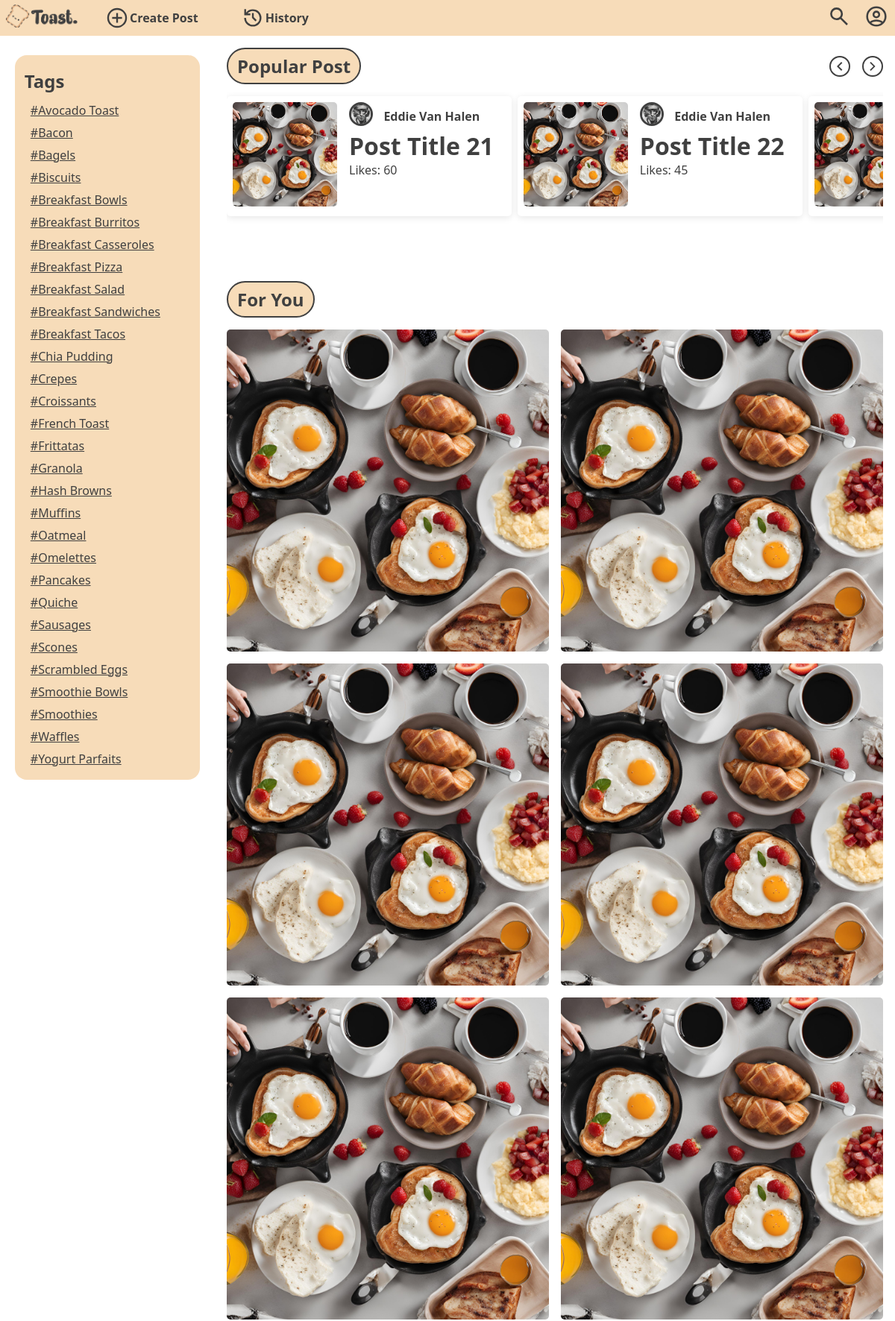
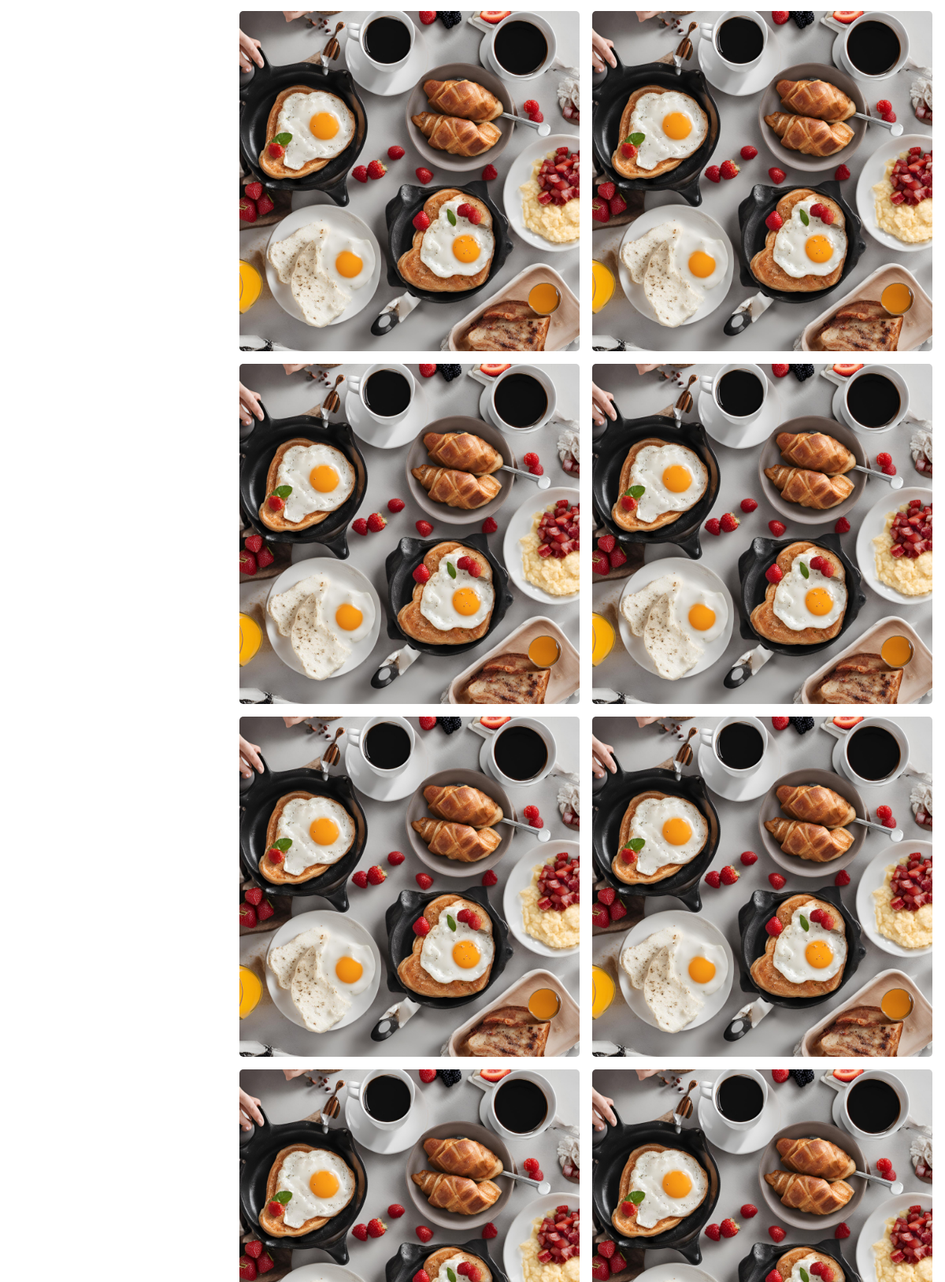
The page / (upper part) on the database its author committed (2 pictures, top to bottom).
### tables this page shows
CREATE TABLE `tags` (
  `Tag_ID` int(11) NOT NULL,
  `Tag_Category` varchar(255) NOT NULL
);

CREATE TABLE `post` (
  `Post_ID` int(11) NOT NULL,
  `Post_Title` varchar(255) NOT NULL,
  `Post_Desc` text DEFAULT NULL,
  `Post_Content` text NOT NULL,
  `Post_Likes` int(11) DEFAULT 0,
  `Post_Dislikes` int(11) DEFAULT 0,
  `Post_Image_ID` varchar(255) DEFAULT NULL,
  `Profile_ID` int(11) DEFAULT NULL
);

CREATE TABLE `profile` (
  `Profile_ID` int(11) NOT NULL,
  `Profile_Name` varchar(255) DEFAULT NULL,
  `Profile_Email` varchar(255) NOT NULL,
  `Profile_Desc` text DEFAULT NULL,
  `Profile_Password` varchar(255) NOT NULL,
  `Profile_Image_ID` varchar(255) DEFAULT NULL
);

### php/tagsDisplay.php (the view, shortened to what this page needs)
<?php
require 'db_connection.php';
$query = "SELECT * FROM TAGS";
$result = mysqli_query($connection, $query);
if (mysqli_num_rows($result) > 0) {
    while ($row = mysqli_fetch_assoc($result)) {
        $tagID = $row['Tag_ID'];
        $tagName = $row['Tag_Category'];
        echo '<li><a href="corresponding_to_the_tags.php?tag_id=' . $tagID . '" class="tagItem">' . $tagName . '</a></li>';
    }
} else {
    echo 'No tags found.';
}
?>

### php/card1_Display.php (shortened to what this page needs)
<?php
include 'db_connection.php';
$query = "SELECT p.Post_ID AS postID, p.Post_Title AS title, p.Post_Image_ID AS food_image,
                 u.Profile_Image_ID AS profile_image, u.Profile_Name AS username, p.Post_Likes AS likes
          FROM POST p
          JOIN PROFILE u ON p.Profile_ID = u.Profile_ID
          ORDER BY p.Post_Likes DESC
          LIMIT 10";
$result = mysqli_query($connection, $query);
$recipes = [];
if ($result && mysqli_num_rows($result) > 0) {
    while ($row = mysqli_fetch_assoc($result)) {
        $recipes[] = $row;
    }
}
$recipeCount = min(count($recipes), 6);
for ($i = 0; $i < $recipeCount; $i++):
    $recipe = $recipes[$i];
?>
<div class="card1">
    <a href="post.php?id=<?php echo htmlspecialchars($recipe['postID'], ENT_QUOTES, 'UTF-8'); ?>" class="card1Controlled">
        <div class="card1Image">
            <img class="card1FoodImage" src="data/postImages/GPID-<?php echo htmlspecialchars($recipe['food_image'], ENT_QUOTES, 'UTF-8'); ?>.png" alt="">
        </div>
        <div>
            <div class="card1Profile">
                <div>
                    <img class="card1ProfileImage" src="data/profileImages/GUID-<?php echo htmlspecialchars($recipe['profile_image'], ENT_QUOTES, 'UTF-8'); ?>.png" alt="">
                </div>
                <div>
                    <h3><?php echo htmlspecialchars($recipe['username'], ENT_QUOTES, 'UTF-8'); ?></h3>
                </div>
            </div>
            <div class="card1FoodTitle">
                <h1><?php echo htmlspecialchars($recipe['title'], ENT_QUOTES, 'UTF-8'); ?></h1>
            </div>
            <div class="card1Likes">
                <p>Likes: <?php echo htmlspecialchars($recipe['likes'], ENT_QUOTES, 'UTF-8'); ?></p>
            </div>
        </div>
    </a>
</div>
<?php endfor; ?>

### php/card2_Display.php (shortened to what this page needs)
<?php
require 'db_connection.php';
$query = "SELECT p.Post_ID AS postID, p.Post_Title AS title, p.Post_Image_ID AS food_image,
                 u.Profile_Image_ID AS profile_image, u.Profile_Name AS username, p.Post_Likes AS likes
          FROM POST p
          JOIN PROFILE u ON p.Profile_ID = u.Profile_ID
          ORDER BY RAND()
          LIMIT 20";
$result = mysqli_query($connection, $query);
$recipes = [];
if ($result && mysqli_num_rows($result) > 0) {
    while ($row = mysqli_fetch_assoc($result)) {
        $recipes[] = $row;
    }
}
foreach ($recipes as $recipe):
?>
<div class="card2">
    <a href="post.php?id=<?php echo htmlspecialchars($recipe['postID'], ENT_QUOTES, 'UTF-8'); ?>" class="card2Container">
    </a>
</div>
<?php endforeach; ?>

### css/default.css (style rules this page uses)
:root { --background-default: #ffffff; --background-light: #fff5e7; --clr-dark: #404040; --clr-primary: #f7dcb9; --clr-primary-darken: #f5d2a4; }
* { margin: 0; padding: 0; list-style-type: none; text-decoration: none; font-family: system-ui, -apple-system, BlinkMacSystemFont, 'Segoe UI', Roboto, Oxygen, Ubuntu, Cantarell, 'Open Sans', 'Helvetica Neue', sans-serif; color: var(--clr-dark); box-sizing: border-box; }
html, body { min-height: 100vh; max-width: 100vw; }
h1 { font-size: 2rem; }
h3 { font-size: 1rem; }
.tagItem { padding: 0.3em 0.5em; }

### assets/cards/card 1/card1Style.css (style rules this page uses)
.card1 { max-width: 600px; max-height: 140px; text-decoration: none; }
.card1Controlled { display: flex; align-items: flex-start; background-color: white; padding: 0.5em 0.5em; border-radius: 5px; box-shadow: 0px 2px 10px rgba(0, 0, 0, 0.1); text-decoration: none; color: #404040; }
.card1Profile { display: flex; align-items: center; margin: 0 1em; gap: 0.5em; }
.card1Profile h3 { margin: 0 0.4em; }
.card1FoodTitle { margin: 0 1em; }
.card1Likes { margin: 0 1em; }
.card1FoodImage { max-height: 140px; border-radius: 5px; }
.card1ProfileImage { max-width: 2em; border-radius: 50px; border-style: solid; }

### assets/cards/card 2/card2Style.css (style rules this page uses)
.card2 { display: flex; justify-content: center; align-items: center; width: 100%; max-width: 60rem; padding-left: auto; padding-right: auto; aspect-ratio: 1; transition: all 0.3s ease; }
.card2Container { display: flex; height: 100%; width: 100%; background-size: 100%; background-position: center; background-repeat: no-repeat; border-radius: 5px; transition: all 0.3s ease; position: relative; aspect-ratio: 1; }

### rows shown on the page
tags: Tag_Category "#Avocado Toast"
tags: Tag_Category "#Bacon"
tags: Tag_Category "#Bagels"
tags: Tag_Category "#Biscuits"
tags: Tag_Category "#Breakfast Bowls"
tags: Tag_Category "#Breakfast Burritos"
tags: Tag_Category "#Breakfast Casseroles"
tags: Tag_Category "#Breakfast Pizza"
tags: Tag_Category "#Breakfast Salad"
tags: Tag_Category "#Breakfast Sandwiches"
tags: Tag_Category "#Breakfast Tacos"
tags: Tag_Category "#Chia Pudding"
tags: Tag_Category "#Crepes"
tags: Tag_Category "#Croissants"
tags: Tag_Category "#French Toast"
tags: Tag_Category "#Frittatas"
tags: Tag_Category "#Granola"
tags: Tag_Category "#Hash Browns"
tags: Tag_Category "#Muffins"
tags: Tag_Category "#Oatmeal"
tags: Tag_Category "#Omelettes"
tags: Tag_Category "#Pancakes"
tags: Tag_Category "#Quiche"
tags: Tag_Category "#Sausages"
tags: Tag_Category "#Scones"
tags: Tag_Category "#Scrambled Eggs"
tags: Tag_Category "#Smoothie Bowls"
tags: Tag_Category "#Smoothies"
tags: Tag_Category "#Waffles"
tags: Tag_Category "#Yogurt Parfaits"
post: Profile_ID.Profile_Name "Eddie Van Halen", Post_Title "Post Title 21", Post_Likes "60"
post: Profile_ID.Profile_Name "Eddie Van Halen", Post_Title "Post Title 22", Post_Likes "45"
